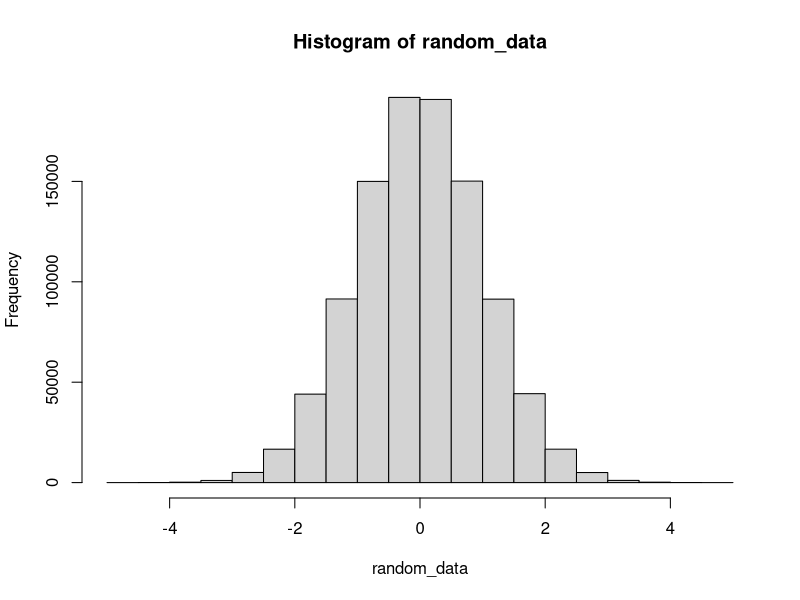

This figure's R source: (Note: this script raises an error after producing the figure.)

qnorm(.975)
#critical value for z score


#Imagine we don't have qnorm function
random_data <- rnorm(1000000, mean=0, sd=1)
hist(random_data)
guess <- quantile(random_data, .975)
guess


#consider testing H0: mu = 5
#                 Ha: mu != 5
## let's pretend the true sigma = 3
#we will generate data under the null hypothesis many times, 
#execute the Z-test, and store the outcome.

n <- 10
rd2 <- rnorm(n, mean=5, sd=3)
rd2
Zstar <- (mean(rd2) - 5) / (3 / sqrt(n))
Zstar
pval <- 2 * pnorm(-abs(Zstar))
pval

reject <- ifelse(pval <= .05, 1, 0)
reject



## now it works once, set things up to store results over many iterations.

n <- 10
B <- 1000000
reject_vec <- numeric(B)
Z_vec <- numeric(B)
P_vec <- numeric(B)

for(i in 1:B){
  rd2 <- rnorm(n, mean=5, sd=3)
  Z_vec[i] <- (mean(rd2) - 5) / (3 / sqrt(n))
  P_vec[i] <- 2 * pnorm(-abs(Z_vec[i]))
  reject_vec[i] <- ifelse(P_vec[i] <= .05, 1, 0)
}

Z_vec
P_vec
reject_vec
sum(reject_vec)

mean(reject_vec)


#now consider different sample sizes
n_vec <- c(10,20,30)
B <- 1000000
reject_martix <- matrix(0, nrow = B, ncol = length(n_vec))
Z_vec <- numeric(B)
P_vec <- numeric(B)

for(i in 1:B){
  for(j in 1:length(n_vec)){
    
    rd2 <- rnorm(n_vec[j], mean=5, sd=3)
    Z_vec[i] <- (mean(rd2) - 5) / (3 / sqrt(n_vec[j]))
    P_vec[i] <- 2 * pnorm(-abs(Z_vec[i]))
    reject_matrix[i, j] <- ifelse(P_vec[i] <= .05, 1, 0)
    
  }
}
mean(reject_martix[,1])
mean(reject_martix[,2])
mean(reject_martix[,3])

